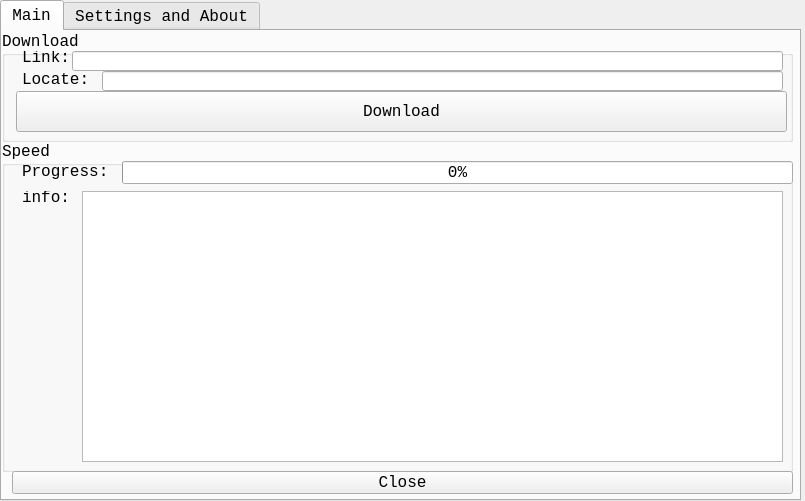
<?xml version="1.0" encoding="UTF-8"?>
<ui version="4.0">
 <class>MainWindow</class>
 <widget class="QMainWindow" name="MainWindow">
  <property name="geometry">
   <rect>
    <x>0</x>
    <y>0</y>
    <width>805</width>
    <height>501</height>
   </rect>
  </property>
  <property name="minimumSize">
   <size>
    <width>805</width>
    <height>501</height>
   </size>
  </property>
  <property name="maximumSize">
   <size>
    <width>805</width>
    <height>501</height>
   </size>
  </property>
  <property name="sizeIncrement">
   <size>
    <width>805</width>
    <height>501</height>
   </size>
  </property>
  <property name="baseSize">
   <size>
    <width>805</width>
    <height>501</height>
   </size>
  </property>
  <property name="font">
   <font>
    <family>Consolas</family>
    <pointsize>14</pointsize>
   </font>
  </property>
  <property name="windowTitle">
   <string>Downlodaer</string>
  </property>
  <property name="windowIcon">
   <iconset theme="1">
    <normaloff>C:/Users/Administrator/.designer/backup</normaloff>C:/Users/Administrator/.designer/backup</iconset>
  </property>
  <widget class="QWidget" name="centralwidget">
   <widget class="QTabWidget" name="tabWidget">
    <property name="geometry">
     <rect>
      <x>0</x>
      <y>0</y>
      <width>801</width>
      <height>501</height>
     </rect>
    </property>
    <property name="minimumSize">
     <size>
      <width>801</width>
      <height>501</height>
     </size>
    </property>
    <property name="maximumSize">
     <size>
      <width>801</width>
      <height>501</height>
     </size>
    </property>
    <property name="font">
     <font>
      <family>Consolas</family>
      <pointsize>12</pointsize>
     </font>
    </property>
    <property name="currentIndex">
     <number>0</number>
    </property>
    <widget class="QWidget" name="tab">
     <property name="cursor">
      <cursorShape>ArrowCursor</cursorShape>
     </property>
     <property name="autoFillBackground">
      <bool>false</bool>
     </property>
     <attribute name="title">
      <string>Main</string>
     </attribute>
     <widget class="QGroupBox" name="groupBox">
      <property name="geometry">
       <rect>
        <x>0</x>
        <y>0</y>
        <width>791</width>
        <height>111</height>
       </rect>
      </property>
      <property name="title">
       <string>Download</string>
      </property>
      <widget class="QLabel" name="label">
       <property name="geometry">
        <rect>
         <x>20</x>
         <y>20</y>
         <width>54</width>
         <height>12</height>
        </rect>
       </property>
       <property name="text">
        <string>Link:</string>
       </property>
      </widget>
      <widget class="QLineEdit" name="lineEdit">
       <property name="geometry">
        <rect>
         <x>70</x>
         <y>20</y>
         <width>711</width>
         <height>20</height>
        </rect>
       </property>
      </widget>
      <widget class="QLineEdit" name="lineEdit_2">
       <property name="geometry">
        <rect>
         <x>100</x>
         <y>40</y>
         <width>681</width>
         <height>20</height>
        </rect>
       </property>
      </widget>
      <widget class="QLabel" name="label_2">
       <property name="geometry">
        <rect>
         <x>20</x>
         <y>40</y>
         <width>71</width>
         <height>16</height>
        </rect>
       </property>
       <property name="text">
        <string>Locate:</string>
       </property>
      </widget>
      <widget class="QPushButton" name="pushButton">
       <property name="geometry">
        <rect>
         <x>14</x>
         <y>60</y>
         <width>771</width>
         <height>41</height>
        </rect>
       </property>
       <property name="text">
        <string>Download</string>
       </property>
      </widget>
     </widget>
     <widget class="QGroupBox" name="groupBox_2">
      <property name="geometry">
       <rect>
        <x>0</x>
        <y>110</y>
        <width>791</width>
        <height>331</height>
       </rect>
      </property>
      <property name="title">
       <string>Speed</string>
      </property>
      <widget class="QProgressBar" name="progressBar">
       <property name="geometry">
        <rect>
         <x>120</x>
         <y>20</y>
         <width>671</width>
         <height>23</height>
        </rect>
       </property>
       <property name="palette">
        <palette>
         <active>
          <colorrole role="WindowText">
           <brush brushstyle="SolidPattern">
            <color alpha="255">
             <red>85</red>
             <green>0</green>
             <blue>255</blue>
            </color>
           </brush>
          </colorrole>
          <colorrole role="Button">
           <brush brushstyle="SolidPattern">
            <color alpha="255">
             <red>170</red>
             <green>170</green>
             <blue>0</blue>
            </color>
           </brush>
          </colorrole>
          <colorrole role="Light">
           <brush brushstyle="SolidPattern">
            <color alpha="255">
             <red>170</red>
             <green>170</green>
             <blue>127</blue>
            </color>
           </brush>
          </colorrole>
         </active>
         <inactive>
          <colorrole role="WindowText">
           <brush brushstyle="SolidPattern">
            <color alpha="255">
             <red>85</red>
             <green>0</green>
             <blue>255</blue>
            </color>
           </brush>
          </colorrole>
          <colorrole role="Button">
           <brush brushstyle="SolidPattern">
            <color alpha="255">
             <red>170</red>
             <green>170</green>
             <blue>0</blue>
            </color>
           </brush>
          </colorrole>
          <colorrole role="Light">
           <brush brushstyle="SolidPattern">
            <color alpha="255">
             <red>170</red>
             <green>170</green>
             <blue>127</blue>
            </color>
           </brush>
          </colorrole>
         </inactive>
         <disabled>
          <colorrole role="WindowText">
           <brush brushstyle="SolidPattern">
            <color alpha="255">
             <red>120</red>
             <green>120</green>
             <blue>120</blue>
            </color>
           </brush>
          </colorrole>
          <colorrole role="Button">
           <brush brushstyle="SolidPattern">
            <color alpha="255">
             <red>170</red>
             <green>170</green>
             <blue>0</blue>
            </color>
           </brush>
          </colorrole>
          <colorrole role="Light">
           <brush brushstyle="SolidPattern">
            <color alpha="255">
             <red>170</red>
             <green>170</green>
             <blue>127</blue>
            </color>
           </brush>
          </colorrole>
         </disabled>
        </palette>
       </property>
       <property name="value">
        <number>0</number>
       </property>
      </widget>
      <widget class="QLabel" name="label_3">
       <property name="geometry">
        <rect>
         <x>20</x>
         <y>20</y>
         <width>91</width>
         <height>21</height>
        </rect>
       </property>
       <property name="text">
        <string>Progress:</string>
       </property>
      </widget>
      <widget class="QTextBrowser" name="textBrowser">
       <property name="geometry">
        <rect>
         <x>80</x>
         <y>50</y>
         <width>701</width>
         <height>271</height>
        </rect>
       </property>
      </widget>
      <widget class="QLabel" name="label_4">
       <property name="geometry">
        <rect>
         <x>20</x>
         <y>50</y>
         <width>54</width>
         <height>12</height>
        </rect>
       </property>
       <property name="text">
        <string>info:</string>
       </property>
      </widget>
     </widget>
     <widget class="QPushButton" name="pushButton_2">
      <property name="geometry">
       <rect>
        <x>10</x>
        <y>440</y>
        <width>781</width>
        <height>23</height>
       </rect>
      </property>
      <property name="text">
       <string>Close</string>
      </property>
     </widget>
    </widget>
    <widget class="QWidget" name="tab_2">
     <attribute name="title">
      <string>Settings and About</string>
     </attribute>
     <widget class="QLabel" name="label_5">
      <property name="geometry">
       <rect>
        <x>270</x>
        <y>-30</y>
        <width>261</width>
        <height>121</height>
       </rect>
      </property>
      <property name="font">
       <font>
        <family>Consolas</family>
        <pointsize>20</pointsize>
       </font>
      </property>
      <property name="text">
       <string>Version:v1.0.7</string>
      </property>
     </widget>
     <widget class="QGroupBox" name="groupBox_3">
      <property name="geometry">
       <rect>
        <x>0</x>
        <y>50</y>
        <width>791</width>
        <height>71</height>
       </rect>
      </property>
      <property name="title">
       <string>Spyder Settings</string>
      </property>
      <widget class="QCheckBox" name="checkBox">
       <property name="geometry">
        <rect>
         <x>30</x>
         <y>40</y>
         <width>201</width>
         <height>21</height>
        </rect>
       </property>
       <property name="text">
        <string>Don't use User-Agent</string>
       </property>
      </widget>
      <widget class="QLabel" name="label_6">
       <property name="geometry">
        <rect>
         <x>30</x>
         <y>20</y>
         <width>111</width>
         <height>21</height>
        </rect>
       </property>
       <property name="text">
        <string>User-Agent:</string>
       </property>
      </widget>
      <widget class="QLineEdit" name="lineEdit_3">
       <property name="geometry">
        <rect>
         <x>140</x>
         <y>20</y>
         <width>651</width>
         <height>21</height>
        </rect>
       </property>
      </widget>
     </widget>
     <widget class="QGroupBox" name="groupBox_4">
      <property name="geometry">
       <rect>
        <x>0</x>
        <y>120</y>
        <width>791</width>
        <height>61</height>
       </rect>
      </property>
      <property name="title">
       <string>Info Settings</string>
      </property>
      <widget class="QCheckBox" name="checkBox_2">
       <property name="geometry">
        <rect>
         <x>30</x>
         <y>20</y>
         <width>201</width>
         <height>16</height>
        </rect>
       </property>
       <property name="text">
        <string>Don't show speed</string>
       </property>
       <property name="checked">
        <bool>false</bool>
       </property>
      </widget>
      <widget class="QCheckBox" name="checkBox_3">
       <property name="geometry">
        <rect>
         <x>30</x>
         <y>40</y>
         <width>201</width>
         <height>16</height>
        </rect>
       </property>
       <property name="text">
        <string>Don't show exceptions</string>
       </property>
       <property name="checked">
        <bool>false</bool>
       </property>
       <property name="tristate">
        <bool>false</bool>
       </property>
      </widget>
     </widget>
     <widget class="QTabWidget" name="tabWidget_2">
      <property name="geometry">
       <rect>
        <x>0</x>
        <y>180</y>
        <width>781</width>
        <height>261</height>
       </rect>
      </property>
      <property name="currentIndex">
       <number>1</number>
      </property>
      <widget class="QWidget" name="tab_3">
       <attribute name="title">
        <string>About</string>
       </attribute>
       <widget class="QLabel" name="label_7">
        <property name="geometry">
         <rect>
          <x>10</x>
          <y>10</y>
          <width>761</width>
          <height>21</height>
         </rect>
        </property>
        <property name="text">
         <string>(c) 2021 import net.minecraft,All rights resirved.</string>
        </property>
       </widget>
      </widget>
      <widget class="QWidget" name="tab_4">
       <attribute name="title">
        <string>Log</string>
       </attribute>
       <widget class="QTextBrowser" name="textBrowser_2">
        <property name="geometry">
         <rect>
          <x>5</x>
          <y>1</y>
          <width>761</width>
          <height>221</height>
         </rect>
        </property>
       </widget>
      </widget>
     </widget>
    </widget>
   </widget>
  </widget>
 </widget>
 <resources/>
 <connections/>
</ui>
